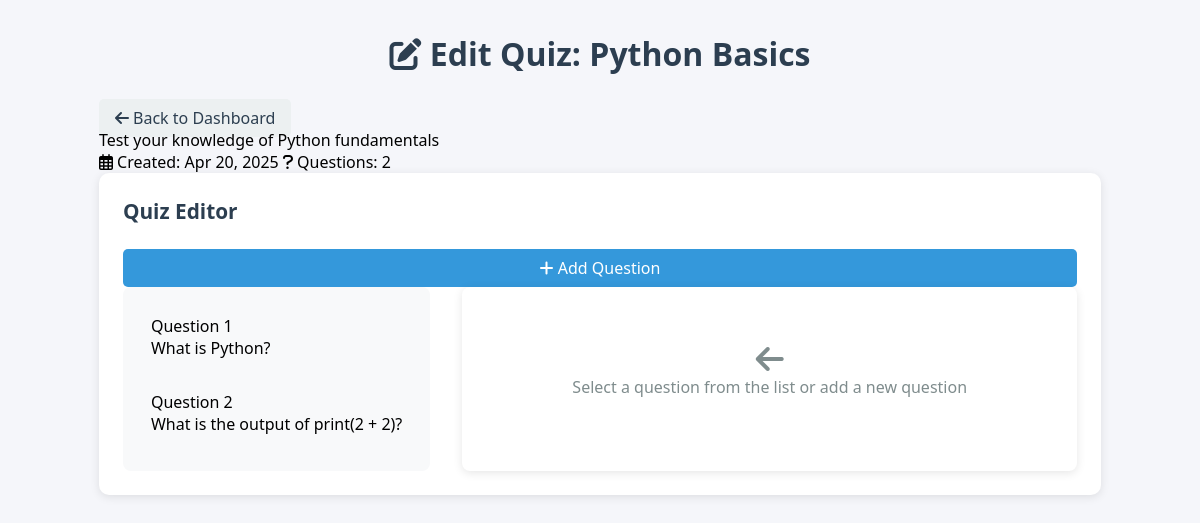
Page /edit-quiz/1 (signed in) on the committed database.
### app.py (models this page shows)
class Quiz(db.Model):
    id = db.Column(db.Integer, primary_key=True)
    title = db.Column(db.String(100), nullable=False)
    description = db.Column(db.Text, nullable=True)
    creator_id = db.Column(db.Integer, db.ForeignKey('user.id'), nullable=False)
    created_at = db.Column(db.DateTime, default=datetime.utcnow)
    questions = db.relationship('Question', backref='quiz', lazy=True)
    attempts = db.relationship('QuizAttempt', backref='quiz', lazy=True)

class Question(db.Model):
    id = db.Column(db.Integer, primary_key=True)
    quiz_id = db.Column(db.Integer, db.ForeignKey('quiz.id'), nullable=False)
    question_text = db.Column(db.Text, nullable=False)
    correct_answer = db.Column(db.String(255), nullable=False)
    options = db.relationship('Option', backref='question', lazy=True)

### app.py (the view)
@app.route('/edit-quiz/<int:quiz_id>', methods=['GET', 'POST'])
def edit_quiz(quiz_id):
    if session.get('role') != 'faculty':
        return redirect(url_for('login'))
    quiz = Quiz.query.get_or_404(quiz_id)
    if quiz.creator_id != session['user_id']:
        flash('You do not have permission to edit this quiz', 'error')
        return redirect(url_for('faculty_dashboard'))
    questions = Question.query.filter_by(quiz_id=quiz_id).all()
    return render_template('edit_quiz.html', quiz=quiz, questions=questions)

### templates/edit_quiz.html (shortened to what this page needs)
<!DOCTYPE html>
<html lang="en">
<head>
    <link rel="stylesheet" href="{{ url_for('static', filename='css/style.css') }}">
    <link rel="stylesheet" href="{{ url_for('static', filename='css/dashboard.css') }}">
    <link rel="stylesheet" href="{{ url_for('static', filename='css/faculty.css') }}">
    <link rel="stylesheet" href="https://cdnjs.cloudflare.com/ajax/libs/font-awesome/6.0.0-beta3/css/all.min.css">
</head>
<body class="dashboard-body">
    <div class="dashboard-container">
        <div class="page-header">
            <h1><i class="fas fa-edit"></i> Edit Quiz: {{ quiz.title }}</h1>
            <a href="{{ url_for('faculty_dashboard') }}" class="btn-secondary"><i class="fas fa-arrow-left"></i> Back to Dashboard</a>
        </div>
        <div class="quiz-details">
            <p>{{ quiz.description }}</p>
            <div class="quiz-meta">
                <span><i class="far fa-calendar-alt"></i> Created: {{ quiz.created_at.strftime('%b %d, %Y') }}</span>
                <span><i class="fas fa-question"></i> Questions: {{ questions|length }}</span>
            </div>
        </div>
        <div class="dashboard-card">
            <div class="card-header">
                <h2>Quiz Editor</h2>
                <button id="add-question-btn" class="btn-primary"><i class="fas fa-plus"></i> Add Question</button>
            </div>
            {% if questions %}
                <div class="quiz-editor">
                    <div class="question-list">
                        {% for question in questions %}
                            <div class="question-item" data-question-id="{{ question.id }}">
                                <div class="question-number">Question {{ loop.index }}</div>
                                <div class="question-preview">{{ question.question_text|truncate(50) }}</div>
                            </div>
                        {% endfor %}
                    </div>
                    <div class="question-editor">
                        <div id="question-form-container">
                            <div class="empty-state">
                                <i class="fas fa-arrow-left fa-2x"></i>
                                <p>Select a question from the list or add a new question</p>
                            </div>
                        </div>
                    </div>
                </div>
            {% endif %}
        </div>
    </div>
</body>
</html>

### static/css/style.css (style rules this page uses)
* { margin: 0; padding: 0; box-sizing: border-box; font-family: 'Segoe UI', Tahoma, Geneva, Verdana, sans-serif; }
body { background: linear-gradient(120deg, #3498db, #8e44ad); height: 100vh; display: flex; align-items: center; justify-content: center; }
h1 { text-align: center; color: #2c3e50; margin-bottom: 1.5rem; }
button { width: 100%; padding: 0.8rem; background: #3498db; color: white; border: none; border-radius: 5px; font-size: 1rem; cursor: pointer; transition: background 0.3s; }

### static/css/dashboard.css (style rules this page uses)
.dashboard-body { margin: 0; padding: 0; min-height: 100vh; background: #f5f6fa; display: flex; flex-direction: column; }
.dashboard-container { padding: 2rem; flex-grow: 1; }
.dashboard-container h1 { margin-bottom: 2rem; color: #2c3e50; }
.dashboard-card { background: white; border-radius: 10px; padding: 1.5rem; box-shadow: 0 2px 10px rgba(0, 0, 0, 0.1); }
.dashboard-card h2 { color: #2c3e50; margin-bottom: 1.5rem; font-size: 1.3rem; }
.btn-primary, .btn-secondary { padding: 0.5rem 1rem; border-radius: 5px; text-decoration: none; font-weight: 500; transition: background 0.3s; }
.btn-primary { background: #3498db; color: white; }
.btn-secondary { background: #ecf0f1; color: #2c3e50; }

### static/css/faculty.css (style rules this page uses)
.dashboard-container { padding: 2rem; }

### templates/edit_quiz.html (style rules this page uses)
.quiz-editor { display: grid; grid-template-columns: 1fr 2fr; gap: 2rem; }
.question-list { background: #f8f9fa; border-radius: 8px; padding: 1rem; max-height: 600px; overflow-y: auto; }
.question-item { padding: 0.75rem; border-radius: 5px; margin-bottom: 0.5rem; cursor: pointer; transition: background 0.2s; }
.question-editor { background: white; border-radius: 8px; padding: 1.5rem; box-shadow: 0 2px 10px rgba(0,0,0,0.1); }
.empty-state { text-align: center; padding: 2rem; color: #7f8c8d; }

### rows in the picture
Quiz: title "Python Basics", description "Test your knowledge of Python fundamentals", created_at "Apr 20, 2025"
Question: question_text "What is Python?"
Question: question_text "What is the output of print(2 + 2)?"

### other values in the picture
{{ questions|length }} "2"
